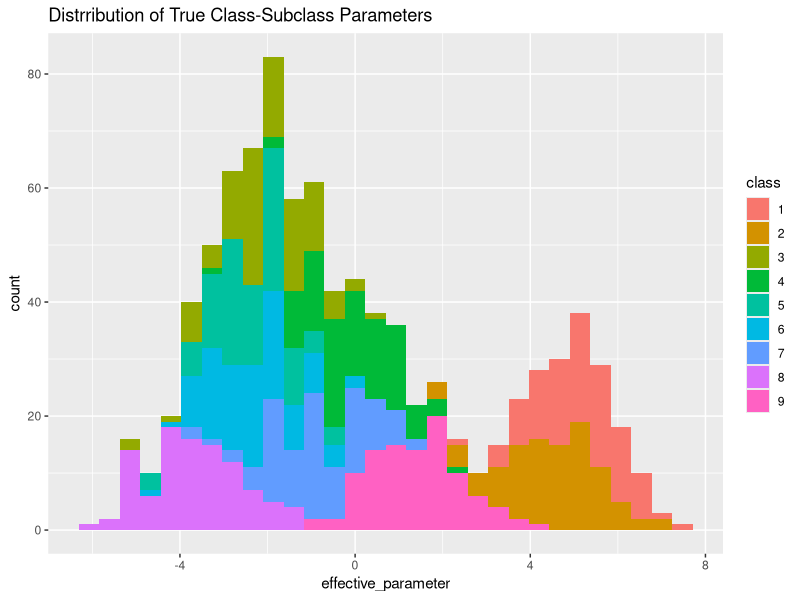
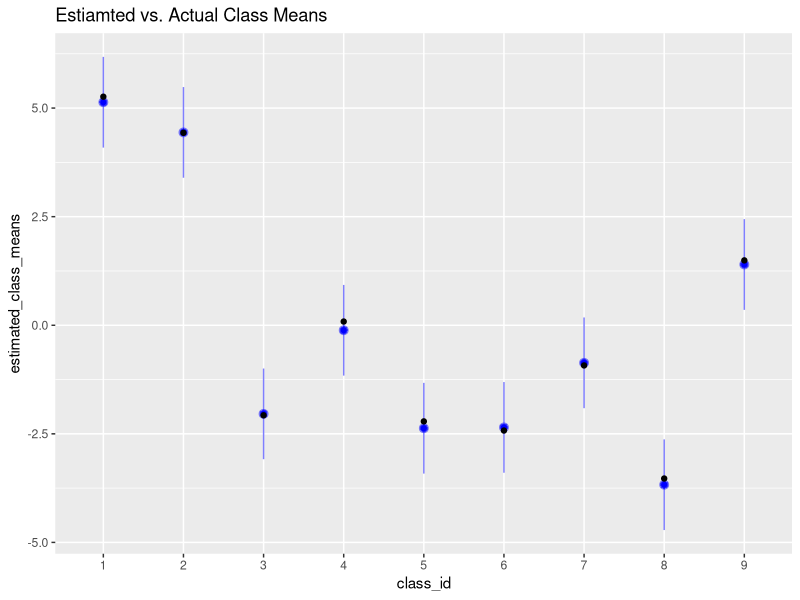
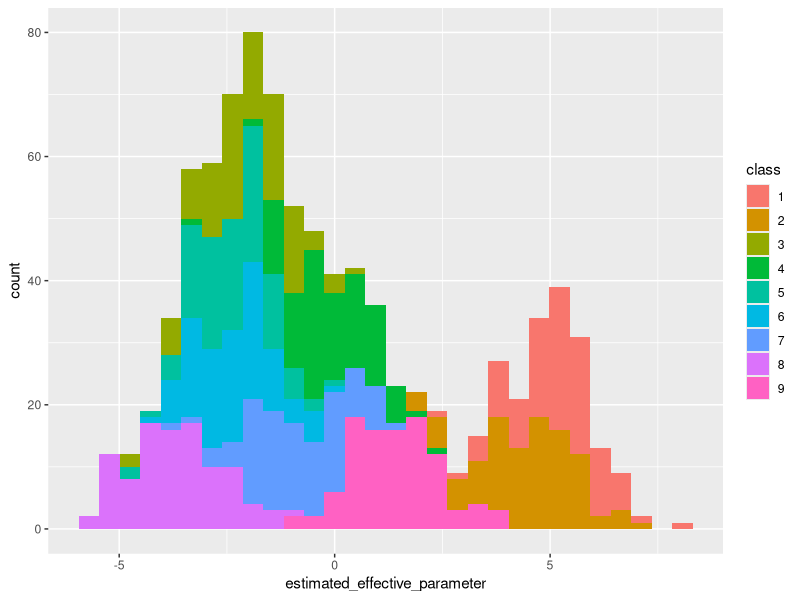
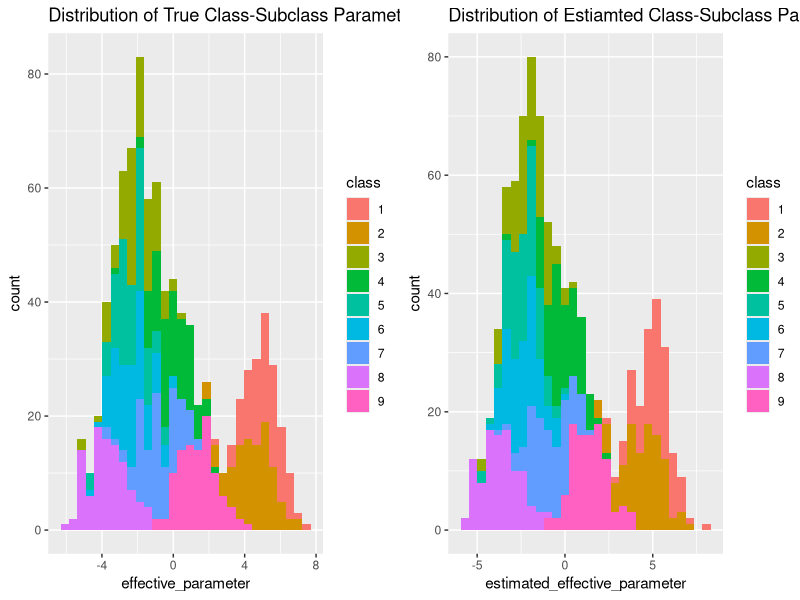
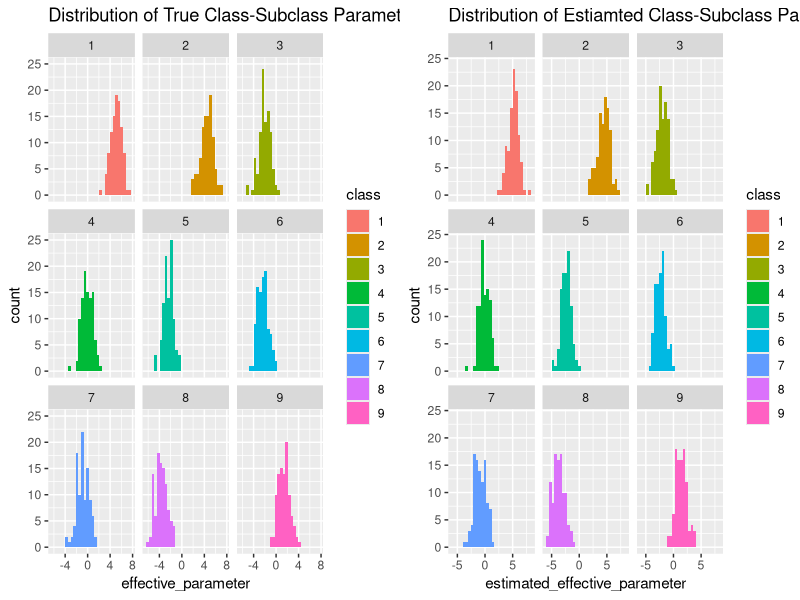

Write R code to recreate these figures, in order.
library(lme4)
library(arm)
library(ggplot2)
library(reshape2)
library(gridExtra)

# We will construct a model where each class has an associated parameter, and
# each class-subclass combination also has a parameter.  The effect of the
# combined class-subclass combination will be the sum of the effects.
N_class <- 9
N_subclass <- 100

class_parameters <- structure(
                      rnorm(N_class, sd = 3),
                      names = as.character(1:N_class)
)
subclass_parameters <- structure(
  rnorm(N_class*N_subclass),
  # Check the transpose, to put things in an inuitive order
  names = as.vector(t(outer(1:N_class, 1:N_subclass, paste, sep=".")))
)

# The efective parameter for a class-subclass combination is the sum of the
# parameters for each
get_class_name <- function(subclass_name) strsplit(subclass_name, ".", fixed = TRUE)[[1]][1]
effective_parameters <- lapply(
  names(subclass_parameters),
  function(x) subclass_parameters[x] + class_parameters[get_class_name(x)]
)
names(effective_parameters) <- names(subclass_parameters)

parameters_df <- data.frame(
  effective_parameter = unlist(effective_parameters),
  class = rep(names(class_parameters), each = N_subclass)
)

ggplot(data = parameters_df, aes(x = effective_parameter)) +
  geom_histogram(aes(fill = class)) +
  labs(title = "Distrribution of True Class-Subclass Parameters")


# Create some fake data with a two-heirachy structure to mimic make-model.
N_obs <- 50000

class <- as.character(sample(1:N_class, N_obs, replace = TRUE))
subclass <- as.character(sample(1:N_subclass, N_obs, replace = TRUE))
class_subclass <- paste(class, subclass, sep = ".")
y <- class_parameters[class] + subclass_parameters[class_subclass] + rnorm(N_obs)

class_subclass_df <- data.frame(
  class  = class,
  subclass = subclass,
  y = y
)

M <- lmer(y ~ (1 | class) + (1 | class:subclass), data = class_subclass_df)

# The class means are recovered well
class_means_df <- data.frame(
  class_id = names(class_parameters),
  true_class_means = class_parameters,
  estimated_class_means = fixef(M) + ranef(M)$class[, 1],
  # The intercept and class means are assumed to vary independently here.
  upper_se = fixef(M) + ranef(M)$class[, 1] +
             sqrt(se.coef(M)$fixef^2 + se.coef(M)$class[, 1]^2),
  lower_se = fixef(M) + ranef(M)$class[, 1] -
             sqrt(se.coef(M)$fixef^2 + se.coef(M)$class[, 1]^2)
)

ggplot(data = class_means_df) +
  geom_point(aes(x = class_id, y = estimated_class_means), color = "blue") +
  geom_pointrange(aes(x = class_id, y = estimated_class_means,
                      ymax = upper_se, ymin = lower_se), color = "blue",
                  alpha = .5) +
  geom_point(aes(x = class_id, y = true_class_means)) +
  labs(title = "Estiamted vs. Actual Class Means")

# Create a histogram of the effective parameters by class
df <- data.frame(
  estimated_effective_parameter =
    rep(fixef(M), N_class*N_subclass) +
    rep(ranef(M)$class[, 1], each = N_subclass) +
    ranef(M)[["class:subclass"]][, 1],
  class = factor(rep(1:9, each = N_subclass))
)

ggplot(data = df, aes(x = estimated_effective_parameter)) +
  geom_histogram(aes(fill = class))

# Lets plot these side by side
actuals <- ggplot(data = parameters_df, aes(x = effective_parameter)) +
  geom_histogram(aes(fill = class)) +
  labs(title = "Distribution of True Class-Subclass Parameters")
estimates <- ggplot(data = df, aes(x = estimated_effective_parameter)) +
  geom_histogram(aes(fill = class)) +
  labs(title = "Distribution of Estiamted Class-Subclass Parameters")
grid.arrange(actuals, estimates, ncol=2)


actuals <- ggplot(data = parameters_df, aes(x = effective_parameter)) +
  geom_histogram(aes(fill = class)) +
  facet_wrap(~ class) +
  labs(title = "Distribution of True Class-Subclass Parameters")
estimates <- ggplot(data = df, aes(x = estimated_effective_parameter)) +
  geom_histogram(aes(fill = class)) +
  facet_wrap(~ class) +
  labs(title = "Distribution of Estiamted Class-Subclass Parameters")
grid.arrange(actuals, estimates, ncol=2)
